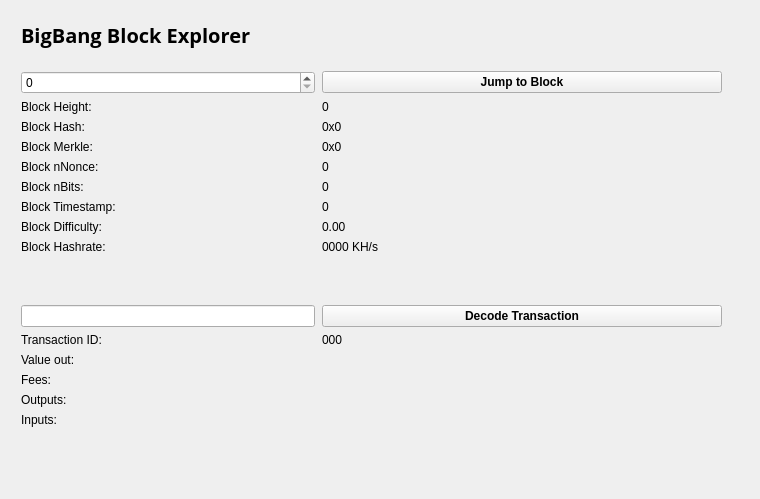
<?xml version="1.0" encoding="UTF-8"?>
<ui version="4.0">
 <class>BlockBrowser</class>
 <widget class="QWidget" name="BlockBrowser">
  <property name="windowModality">
   <enum>Qt::NonModal</enum>
  </property>
  <property name="enabled">
   <bool>true</bool>
  </property>
  <property name="geometry">
   <rect>
    <x>0</x>
    <y>0</y>
    <width>760</width>
    <height>499</height>
   </rect>
  </property>
  <property name="sizePolicy">
   <sizepolicy hsizetype="Preferred" vsizetype="Preferred">
    <horstretch>0</horstretch>
    <verstretch>0</verstretch>
   </sizepolicy>
  </property>
  <property name="minimumSize">
   <size>
    <width>0</width>
    <height>0</height>
   </size>
  </property>
  <property name="acceptDrops">
   <bool>false</bool>
  </property>
  <property name="windowTitle">
   <string>Form</string>
  </property>
  <layout class="QGridLayout">
   <property name="sizeConstraint">
    <enum>QLayout::SetMaximumSize</enum>
   </property>
   <property name="leftMargin">
    <number>21</number>
   </property>
   <property name="topMargin">
    <number>21</number>
   </property>
   <property name="rightMargin">
    <number>10</number>
   </property>
   <item row="1" column="0">
    <widget class="QWidget" name="widget" native="true">
     <widget class="QWidget" name="layoutWidget">
      <property name="geometry">
       <rect>
        <x>0</x>
        <y>0</y>
        <width>699</width>
        <height>27</height>
       </rect>
      </property>
      <layout class="QHBoxLayout" name="horizontalLayout_4">
       <property name="spacing">
        <number>7</number>
       </property>
       <item>
        <widget class="QLabel" name="label_5">
         <property name="font">
          <font>
           <family>Open Sans,sans-serif</family>
          </font>
         </property>
         <property name="text">
          <string>&lt;html&gt;&lt;head/&gt;&lt;body&gt;&lt;p&gt;&lt;span style=&quot; font-size:20px; font-weight:600; color:#000000;&quot;&gt;BigBang Block Explorer &lt;/span&gt;&lt;/p&gt;&lt;/body&gt;&lt;/html&gt;</string>
         </property>
        </widget>
       </item>
       <item>
        <spacer name="horizontalSpacer_2">
         <property name="orientation">
          <enum>Qt::Horizontal</enum>
         </property>
         <property name="sizeHint" stdset="0">
          <size>
           <width>40</width>
           <height>20</height>
          </size>
         </property>
        </spacer>
       </item>
      </layout>
     </widget>
     <widget class="QWidget" name="layoutWidget_2">
      <property name="geometry">
       <rect>
        <x>0</x>
        <y>50</y>
        <width>701</width>
        <height>400</height>
       </rect>
      </property>
      <layout class="QGridLayout" name="gridLayout_3" rowstretch="0,0,0,0,0,0,0,0,0,0,0,0,0,0,0,0,0,0,0" columnstretch="0,0">
       <property name="sizeConstraint">
        <enum>QLayout::SetDefaultConstraint</enum>
       </property>
       <property name="horizontalSpacing">
        <number>7</number>
       </property>
       <item row="17" column="1">
        <widget class="QLabel" name="inputBox">
         <property name="text">
          <string/>
         </property>
         <property name="alignment">
          <set>Qt::AlignLeading|Qt::AlignLeft|Qt::AlignTop</set>
         </property>
        </widget>
       </item>
       <item row="12" column="1">
        <widget class="QPushButton" name="txButton">
         <property name="font">
          <font>
           <weight>75</weight>
           <bold>true</bold>
          </font>
         </property>
         <property name="text">
          <string>Decode Transaction</string>
         </property>
         <property name="autoDefault">
          <bool>true</bool>
         </property>
        </widget>
       </item>
       <item row="18" column="0">
        <spacer name="verticalSpacer">
         <property name="orientation">
          <enum>Qt::Vertical</enum>
         </property>
         <property name="sizeHint" stdset="0">
          <size>
           <width>20</width>
           <height>40</height>
          </size>
         </property>
        </spacer>
       </item>
       <item row="17" column="0">
        <widget class="QLabel" name="inputLabel">
         <property name="text">
          <string>Inputs:</string>
         </property>
         <property name="alignment">
          <set>Qt::AlignLeading|Qt::AlignLeft|Qt::AlignTop</set>
         </property>
        </widget>
       </item>
       <item row="10" column="1">
        <widget class="QLabel" name="pawBox">
         <property name="text">
          <string>0000 KH/s</string>
         </property>
        </widget>
       </item>
       <item row="14" column="0">
        <widget class="QLabel" name="valueLabel">
         <property name="text">
          <string>Value out:</string>
         </property>
        </widget>
       </item>
       <item row="13" column="0">
        <widget class="QLabel" name="txLabel">
         <property name="text">
          <string>Transaction ID:</string>
         </property>
        </widget>
       </item>
       <item row="9" column="1">
        <widget class="QLabel" name="hardBox">
         <property name="text">
          <string>0.00</string>
         </property>
        </widget>
       </item>
       <item row="13" column="1">
        <widget class="QLabel" name="txID">
         <property name="text">
          <string>000</string>
         </property>
        </widget>
       </item>
       <item row="14" column="1">
        <widget class="QLabel" name="valueBox">
         <property name="text">
          <string/>
         </property>
        </widget>
       </item>
       <item row="9" column="0">
        <widget class="QLabel" name="hardLabel">
         <property name="text">
          <string>Block Difficulty:</string>
         </property>
        </widget>
       </item>
       <item row="1" column="0">
        <widget class="QSpinBox" name="heightBox">
         <property name="sizePolicy">
          <sizepolicy hsizetype="Preferred" vsizetype="Fixed">
           <horstretch>0</horstretch>
           <verstretch>0</verstretch>
          </sizepolicy>
         </property>
         <property name="maximum">
          <number>99999999</number>
         </property>
        </widget>
       </item>
       <item row="3" column="0">
        <widget class="QLabel" name="heightLabel_2">
         <property name="text">
          <string>Block Height:</string>
         </property>
        </widget>
       </item>
       <item row="8" column="1">
        <widget class="QLabel" name="timeBox">
         <property name="text">
          <string>0</string>
         </property>
        </widget>
       </item>
       <item row="5" column="0">
        <widget class="QLabel" name="merkleLabel">
         <property name="text">
          <string>Block Merkle:</string>
         </property>
        </widget>
       </item>
       <item row="4" column="0">
        <widget class="QLabel" name="hashLabel">
         <property name="text">
          <string>Block Hash:</string>
         </property>
        </widget>
       </item>
       <item row="15" column="1">
        <widget class="QLabel" name="feesBox">
         <property name="text">
          <string/>
         </property>
        </widget>
       </item>
       <item row="10" column="0">
        <widget class="QLabel" name="pawLabel">
         <property name="text">
          <string>Block Hashrate:</string>
         </property>
        </widget>
       </item>
       <item row="3" column="1">
        <widget class="QLabel" name="heightLabel">
         <property name="cursor">
          <cursorShape>IBeamCursor</cursorShape>
         </property>
         <property name="mouseTracking">
          <bool>false</bool>
         </property>
         <property name="acceptDrops">
          <bool>true</bool>
         </property>
         <property name="frameShape">
          <enum>QFrame::NoFrame</enum>
         </property>
         <property name="text">
          <string>0</string>
         </property>
        </widget>
       </item>
       <item row="15" column="0">
        <widget class="QLabel" name="feesLabel">
         <property name="text">
          <string>Fees:</string>
         </property>
        </widget>
       </item>
       <item row="7" column="0">
        <widget class="QLabel" name="bitsLabel">
         <property name="text">
          <string>Block nBits:</string>
         </property>
        </widget>
       </item>
       <item row="7" column="1">
        <widget class="QLabel" name="bitsBox">
         <property name="text">
          <string>0</string>
         </property>
        </widget>
       </item>
       <item row="5" column="1">
        <widget class="QLabel" name="merkleBox">
         <property name="minimumSize">
          <size>
           <width>187</width>
           <height>0</height>
          </size>
         </property>
         <property name="text">
          <string>0x0</string>
         </property>
        </widget>
       </item>
       <item row="16" column="0">
        <widget class="QLabel" name="outputLabel">
         <property name="text">
          <string>Outputs:</string>
         </property>
         <property name="alignment">
          <set>Qt::AlignLeading|Qt::AlignLeft|Qt::AlignTop</set>
         </property>
        </widget>
       </item>
       <item row="16" column="1">
        <widget class="QLabel" name="outputBox">
         <property name="text">
          <string/>
         </property>
         <property name="alignment">
          <set>Qt::AlignLeading|Qt::AlignLeft|Qt::AlignTop</set>
         </property>
        </widget>
       </item>
       <item row="6" column="0">
        <widget class="QLabel" name="nonceLabel">
         <property name="text">
          <string>Block nNonce:</string>
         </property>
        </widget>
       </item>
       <item row="6" column="1">
        <widget class="QLabel" name="nonceBox">
         <property name="text">
          <string>0</string>
         </property>
        </widget>
       </item>
       <item row="8" column="0">
        <widget class="QLabel" name="timeLabel">
         <property name="text">
          <string>Block Timestamp:</string>
         </property>
        </widget>
       </item>
       <item row="4" column="1">
        <widget class="QLabel" name="hashBox">
         <property name="enabled">
          <bool>true</bool>
         </property>
         <property name="sizePolicy">
          <sizepolicy hsizetype="Preferred" vsizetype="Preferred">
           <horstretch>0</horstretch>
           <verstretch>0</verstretch>
          </sizepolicy>
         </property>
         <property name="minimumSize">
          <size>
           <width>0</width>
           <height>0</height>
          </size>
         </property>
         <property name="text">
          <string>0x0</string>
         </property>
        </widget>
       </item>
       <item row="12" column="0">
        <widget class="QLineEdit" name="txBox">
         <property name="sizePolicy">
          <sizepolicy hsizetype="Preferred" vsizetype="Fixed">
           <horstretch>0</horstretch>
           <verstretch>0</verstretch>
          </sizepolicy>
         </property>
         <property name="inputMask">
          <string comment="Transaction id" extracomment="Transaction id"/>
         </property>
         <property name="placeholderText">
          <string comment="Transaction ID" extracomment="Transaction ID"/>
         </property>
        </widget>
       </item>
       <item row="11" column="0">
        <spacer name="verticalSpacer_2">
         <property name="orientation">
          <enum>Qt::Vertical</enum>
         </property>
         <property name="sizeHint" stdset="0">
          <size>
           <width>20</width>
           <height>40</height>
          </size>
         </property>
        </spacer>
       </item>
       <item row="1" column="1">
        <widget class="QPushButton" name="blockButton">
         <property name="minimumSize">
          <size>
           <width>400</width>
           <height>0</height>
          </size>
         </property>
         <property name="maximumSize">
          <size>
           <width>16777215</width>
           <height>16777215</height>
          </size>
         </property>
         <property name="font">
          <font>
           <weight>75</weight>
           <bold>true</bold>
          </font>
         </property>
         <property name="text">
          <string>Jump to Block</string>
         </property>
         <property name="autoDefault">
          <bool>true</bool>
         </property>
         <property name="flat">
          <bool>false</bool>
         </property>
        </widget>
       </item>
      </layout>
     </widget>
    </widget>
   </item>
  </layout>
 </widget>
 <resources/>
 <connections/>
</ui>
